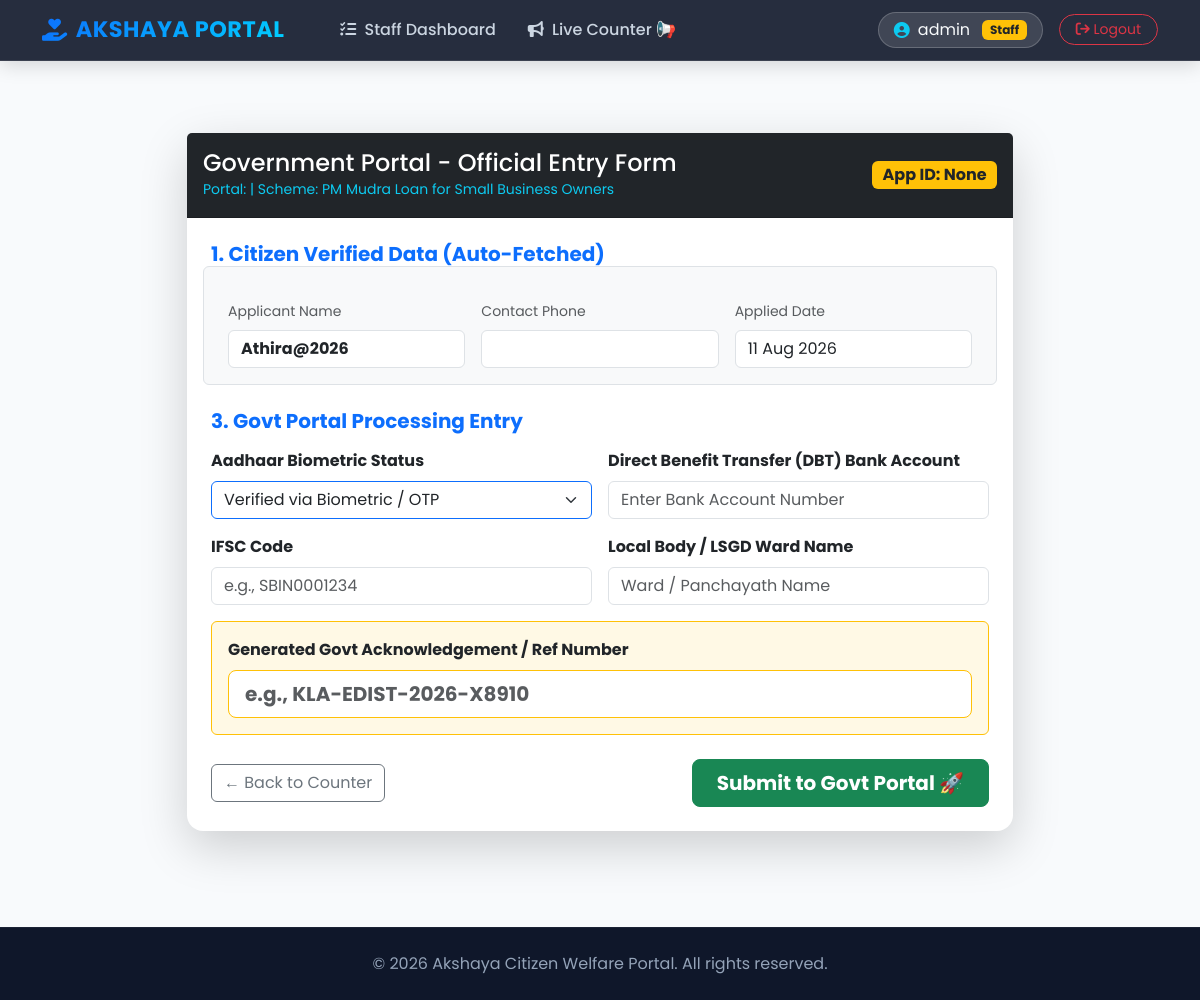
The page /staff/govt-form/2/ (signed in) on the database as committed earlier.
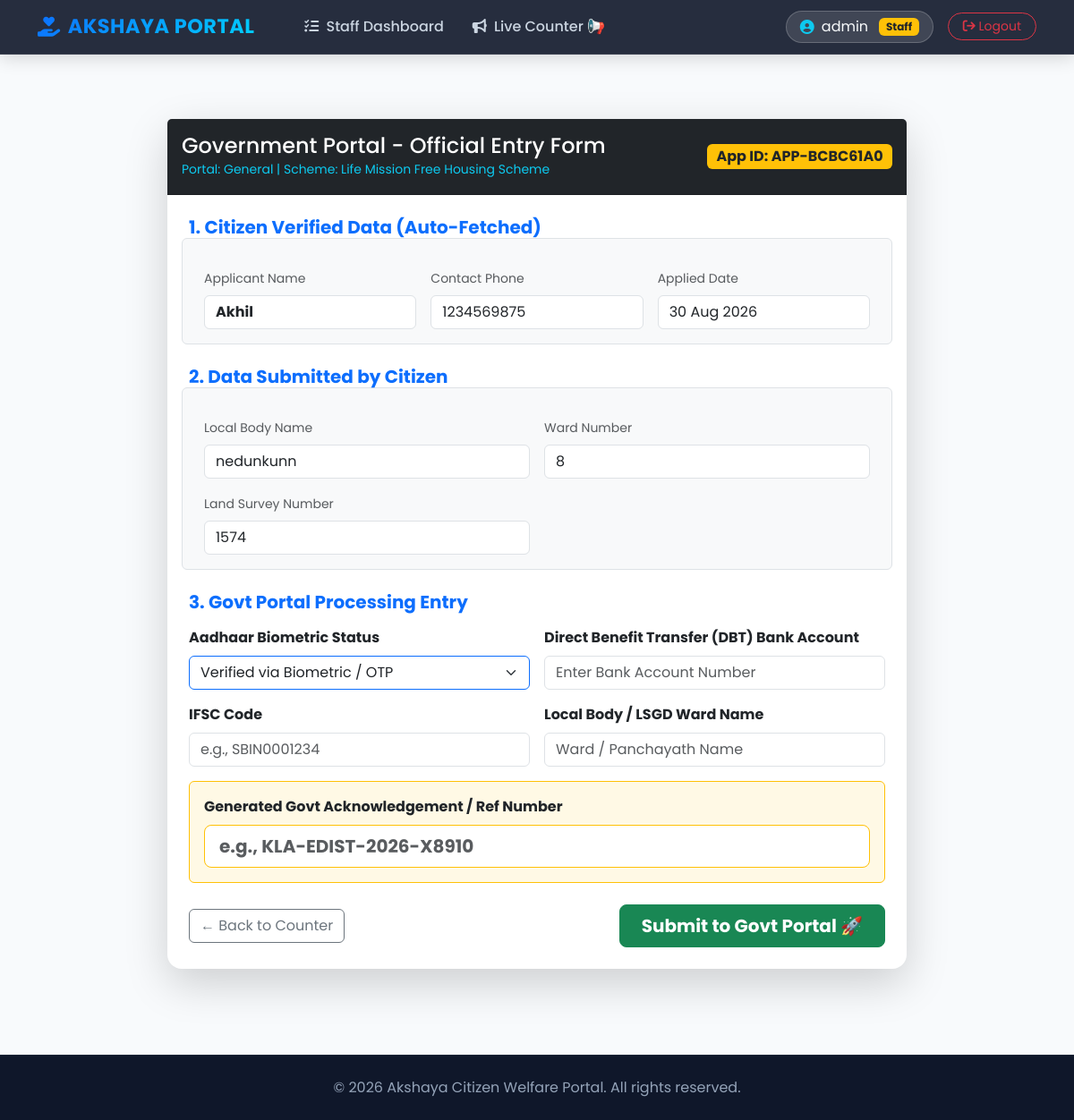
The same page on the database as committed later.
### welfare_app/models.py (models this page shows, shortened)
class Application(models.Model):
    application_id = models.CharField(max_length=12, unique=True, editable=False)
    user = models.ForeignKey(User, on_delete=models.CASCADE, related_name='applications')
    scheme = models.ForeignKey(Scheme, on_delete=models.CASCADE, related_name='applications')
    phone_number = models.CharField(max_length=15, blank=True)
    form_data = models.JSONField(default=dict, blank=True)
    status = models.CharField(max_length=30, choices=STATUS_CHOICES, default='PENDING_VERIFICATION')
    applied_date = models.DateTimeField(auto_now_add=True)
    rejection_reason = models.TextField(blank=True, null=True)
    staff_remarks = models.TextField(blank=True, null=True)
    appointment_date = models.DateField(null=True, blank=True)
    token_number = models.IntegerField(null=True, blank=True)
    govt_ref_number = models.CharField(max_length=100, blank=True, null=True)

class Scheme(models.Model):
    title = models.CharField(max_length=200)
    description = models.TextField()
    department = models.CharField(max_length=100)
    max_income = models.DecimalField(max_digits=10, decimal_places=2, default=999999)
    min_age = models.IntegerField(default=0)
    allowed_ration_cards = models.CharField(max_length=10, choices=RATION_CARD_CHOICES, default='ALL')
    category = models.CharField(max_length=10, choices=CATEGORY_CHOICES, default='ALL')
    allowed_gender = models.CharField(max_length=10, choices=GENDER_CHOICES, default='ALL')
    required_occupation = models.CharField(max_length=20, choices=OCCUPATION_CHOICES, default='ALL')
    allowed_marital_status = models.CharField(max_length=20, choices=MARITAL_STATUS_CHOICES, default='ALL')
    is_for_disabled_only = models.BooleanField(default=False)
    required_documents = models.TextField(help_text="Comma separated document names (e.g., Aadhaar, Income Certificate)", blank=True)
    extra_fields = models.TextField(help_text="Comma separated custom input field names", blank=True)

### welfare_app/views.py (the view, shortened to what this page needs)
# urls.py: path('staff/govt-form/<int:app_id>/', views.staff_govt_form_process, name='staff_govt_form_process'),
@login_required(login_url='login')
@user_passes_test(is_staff_user)
def staff_govt_form_process(request, app_id):
    app = get_object_or_404(Application, id=app_id)
    return render(request, 'staff_govt_form.html', {'app': app})

### welfare_app/views.py (called while the page is built)
def is_staff_user(user):
    return user.is_staff or user.is_superuser

### welfare_app/templates/staff_govt_form.html (shortened to what the changed rows need)
{% extends 'base.html' %}
{% block content %}
<div class="container mt-4 mb-5" style="max-width: 850px;">
    <div class="card shadow-lg border-0">
        <div class="card-header bg-dark text-white p-3 d-flex justify-content-between align-items-center">
            <div>
                <h4 class="mb-0">Government Portal - Official Entry Form</h4>
                <small class="text-info">Portal: {{ app.scheme.department }} | Scheme: {{ app.scheme.title }}</small>
            </div>
            <span class="badge bg-warning text-dark fs-6">App ID: {{ app.application_id }}</span>
        </div>
        <div class="card-body p-4">
            <form method="POST">
                <h5 class="text-primary fw-bold mb-3">1. Citizen Verified Data (Auto-Fetched)</h5>
                <div class="row g-3 mb-4 bg-light p-3 rounded border">
                    <div class="col-md-4">
                        <label class="form-label small text-muted">Applicant Name</label>
                        <input type="text" class="form-control fw-bold" value="{{ app.user.username }}" readonly>
                    </div>
                    <div class="col-md-4">
                        <label class="form-label small text-muted">Contact Phone</label>
                        <input type="text" class="form-control" value="{{ app.phone_number }}" readonly>
                    </div>
                    <div class="col-md-4">
                        <label class="form-label small text-muted">Applied Date</label>
                        <input type="text" class="form-control" value="{{ app.applied_date|date:'d M Y' }}" readonly>
                    </div>
                </div>
                {% if app.form_data %}
                <h5 class="text-primary fw-bold mb-3">2. Data Submitted by Citizen</h5>
                <div class="row g-3 mb-4 bg-light p-3 rounded border">
                    {% for key, value in app.form_data.items %}
                    <div class="col-md-6">
                        <label class="form-label small text-muted">{{ key }}</label>
                        <input type="text" class="form-control" value="{{ value }}" readonly>
                    </div>
                    {% endfor %}
                </div>
                {% endif %}
                <h5 class="text-primary fw-bold mb-3">3. Govt Portal Processing Entry</h5>
                <div class="row g-3 mb-4">
                    <div class="col-md-6">
                    </div>
                    <div class="col-md-6">
                    </div>
                    <div class="col-md-6">
                    </div>
                    <div class="col-md-6">
                    </div>
                    <div class="col-md-12 mt-3">
                    </div>
                </div>
                <div class="d-flex justify-content-between align-items-center mt-4">
                    <a href="{% url 'staff_counter_process' %}" class="btn btn-outline-secondary">← Back to Counter</a>
                    <button type="submit" class="btn btn-success btn-lg fw-bold px-4">Submit to Govt Portal 🚀</button>
                </div>
            </form>
        </div>
    </div>
</div>
{% endblock %}

Rows that differ between the two databases and show on the page:
changed Application: scheme.department (not shown) → "General"; scheme "PM Mudra Loan for Small Business Owners" → "Life Mission Free Housing Scheme"; application_id "None" → "APP-BCBC61A0"; user.username "Athira@2026" → "Akhil"; phone_number (not shown) → "1234569875"; applied_date "11 Aug 2026" → "30 Aug 2026"
Other text that changed with them:
text now shown: "2. Data Submitted by Citizen"
new list line: "Local Body Name nedunkunn"
new list line: "Ward Number 8"
new list line: "Land Survey Number 1574"
